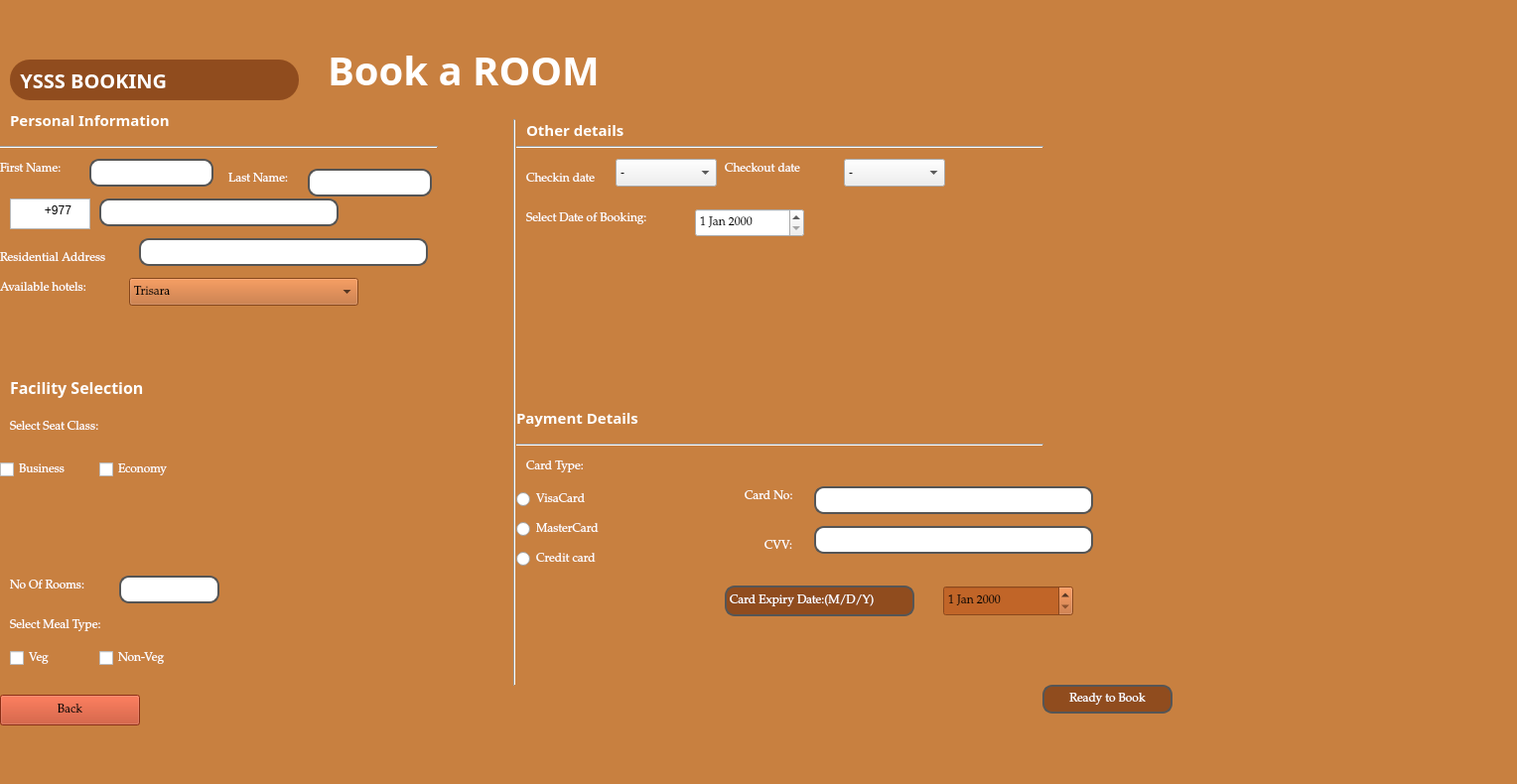
<?xml version="1.0" encoding="UTF-8"?>
<ui version="4.0">
 <class>NewWindow3</class>
 <widget class="QMainWindow" name="NewWindow3">
  <property name="geometry">
   <rect>
    <x>0</x>
    <y>0</y>
    <width>1528</width>
    <height>790</height>
   </rect>
  </property>
  <property name="windowTitle">
   <string>BOOKING ROOM</string>
  </property>
  <widget class="QWidget" name="centralwidget">
   <widget class="QLabel" name="label_9">
    <property name="geometry">
     <rect>
      <x>-20</x>
      <y>-10</y>
      <width>1551</width>
      <height>851</height>
     </rect>
    </property>
    <property name="styleSheet">
     <string notr="true">background-color: rgb(200, 128, 64);</string>
    </property>
    <property name="text">
     <string/>
    </property>
    <property name="scaledContents">
     <bool>true</bool>
    </property>
    <property name="textInteractionFlags">
     <set>Qt::TextInteractionFlag::NoTextInteraction</set>
    </property>
   </widget>
   <widget class="QPushButton" name="pushButton">
    <property name="geometry">
     <rect>
      <x>1050</x>
      <y>690</y>
      <width>131</width>
      <height>29</height>
     </rect>
    </property>
    <property name="font">
     <font>
      <family>Palatino Linotype</family>
     </font>
    </property>
    <property name="cursor">
     <cursorShape>PointingHandCursor</cursorShape>
    </property>
    <property name="styleSheet">
     <string notr="true">border: 2px solid #555;
color: rgb(255, 255, 255);
border-radius: 10px;
background-color: rgb(144, 76, 30);</string>
    </property>
    <property name="text">
     <string>Ready to Book</string>
    </property>
   </widget>
   <widget class="QPushButton" name="pushButton_2">
    <property name="geometry">
     <rect>
      <x>0</x>
      <y>700</y>
      <width>141</width>
      <height>31</height>
     </rect>
    </property>
    <property name="font">
     <font>
      <family>Palatino Linotype</family>
     </font>
    </property>
    <property name="cursor">
     <cursorShape>PointingHandCursor</cursorShape>
    </property>
    <property name="styleSheet">
     <string notr="true">background-color: rgb(194, 64, 30);
color: rgb(0, 0, 0);</string>
    </property>
    <property name="text">
     <string>Back</string>
    </property>
   </widget>
   <widget class="QComboBox" name="comboBox_2">
    <property name="geometry">
     <rect>
      <x>850</x>
      <y>160</y>
      <width>102</width>
      <height>28</height>
     </rect>
    </property>
    <item>
     <property name="text">
      <string>-</string>
     </property>
    </item>
    <item>
     <property name="text">
      <string>10</string>
     </property>
    </item>
    <item>
     <property name="text">
      <string>11</string>
     </property>
    </item>
    <item>
     <property name="text">
      <string>12</string>
     </property>
    </item>
    <item>
     <property name="text">
      <string>13</string>
     </property>
    </item>
    <item>
     <property name="text">
      <string>14</string>
     </property>
    </item>
    <item>
     <property name="text">
      <string>15</string>
     </property>
    </item>
    <item>
     <property name="text">
      <string>16</string>
     </property>
    </item>
    <item>
     <property name="text">
      <string>17</string>
     </property>
    </item>
    <item>
     <property name="text">
      <string>18</string>
     </property>
    </item>
    <item>
     <property name="text">
      <string>19</string>
     </property>
    </item>
   </widget>
   <widget class="QLabel" name="DCity">
    <property name="geometry">
     <rect>
      <x>730</x>
      <y>160</y>
      <width>101</width>
      <height>20</height>
     </rect>
    </property>
    <property name="font">
     <font>
      <family>Palatino Linotype</family>
     </font>
    </property>
    <property name="styleSheet">
     <string notr="true">color: rgb(255, 255, 255);</string>
    </property>
    <property name="text">
     <string>Checkout date</string>
    </property>
   </widget>
   <widget class="QLabel" name="label_18">
    <property name="geometry">
     <rect>
      <x>330</x>
      <y>40</y>
      <width>361</width>
      <height>61</height>
     </rect>
    </property>
    <property name="font">
     <font>
      <family>Lucida Bright</family>
      <pointsize>30</pointsize>
      <bold>true</bold>
     </font>
    </property>
    <property name="styleSheet">
     <string notr="true">color: rgb(255, 255, 255);</string>
    </property>
    <property name="text">
     <string>Book a ROOM</string>
    </property>
   </widget>
   <widget class="QLabel" name="label_19">
    <property name="geometry">
     <rect>
      <x>10</x>
      <y>90</y>
      <width>361</width>
      <height>61</height>
     </rect>
    </property>
    <property name="font">
     <font>
      <family>Lucida Bright</family>
      <pointsize>11</pointsize>
      <bold>true</bold>
      <underline>false</underline>
     </font>
    </property>
    <property name="styleSheet">
     <string notr="true">color: rgb(255, 255, 255);</string>
    </property>
    <property name="text">
     <string>Personal Information</string>
    </property>
   </widget>
   <widget class="Line" name="line">
    <property name="geometry">
     <rect>
      <x>0</x>
      <y>140</y>
      <width>441</width>
      <height>16</height>
     </rect>
    </property>
    <property name="orientation">
     <enum>Qt::Orientation::Horizontal</enum>
    </property>
   </widget>
   <widget class="QLabel" name="label_20">
    <property name="geometry">
     <rect>
      <x>10</x>
      <y>360</y>
      <width>361</width>
      <height>61</height>
     </rect>
    </property>
    <property name="font">
     <font>
      <family>Lucida Bright</family>
      <pointsize>12</pointsize>
      <bold>true</bold>
      <underline>false</underline>
     </font>
    </property>
    <property name="styleSheet">
     <string notr="true">color: rgb(255, 255, 255);</string>
    </property>
    <property name="text">
     <string>Facility Selection</string>
    </property>
   </widget>
   <widget class="QLabel" name="label_21">
    <property name="geometry">
     <rect>
      <x>530</x>
      <y>210</y>
      <width>181</width>
      <height>20</height>
     </rect>
    </property>
    <property name="font">
     <font>
      <family>Palatino Linotype</family>
     </font>
    </property>
    <property name="styleSheet">
     <string notr="true">color: rgb(255, 255, 255);</string>
    </property>
    <property name="text">
     <string>Select Date of Booking:</string>
    </property>
   </widget>
   <widget class="Line" name="line_3">
    <property name="geometry">
     <rect>
      <x>520</x>
      <y>140</y>
      <width>531</width>
      <height>16</height>
     </rect>
    </property>
    <property name="orientation">
     <enum>Qt::Orientation::Horizontal</enum>
    </property>
   </widget>
   <widget class="Line" name="line_4">
    <property name="geometry">
     <rect>
      <x>520</x>
      <y>440</y>
      <width>531</width>
      <height>16</height>
     </rect>
    </property>
    <property name="orientation">
     <enum>Qt::Orientation::Horizontal</enum>
    </property>
   </widget>
   <widget class="Line" name="line_5">
    <property name="geometry">
     <rect>
      <x>510</x>
      <y>120</y>
      <width>16</width>
      <height>571</height>
     </rect>
    </property>
    <property name="orientation">
     <enum>Qt::Orientation::Vertical</enum>
    </property>
   </widget>
   <widget class="QLabel" name="label_22">
    <property name="geometry">
     <rect>
      <x>530</x>
      <y>100</y>
      <width>361</width>
      <height>61</height>
     </rect>
    </property>
    <property name="font">
     <font>
      <family>Lucida Bright</family>
      <pointsize>11</pointsize>
      <bold>true</bold>
      <underline>false</underline>
     </font>
    </property>
    <property name="styleSheet">
     <string notr="true">color: rgb(255, 255, 255);</string>
    </property>
    <property name="text">
     <string>Other details</string>
    </property>
   </widget>
   <widget class="QLabel" name="label_23">
    <property name="geometry">
     <rect>
      <x>520</x>
      <y>390</y>
      <width>361</width>
      <height>61</height>
     </rect>
    </property>
    <property name="font">
     <font>
      <family>Lucida Bright</family>
      <pointsize>11</pointsize>
      <bold>true</bold>
      <underline>false</underline>
     </font>
    </property>
    <property name="styleSheet">
     <string notr="true">color: rgb(255, 255, 255);</string>
    </property>
    <property name="text">
     <string>Payment Details</string>
    </property>
   </widget>
   <widget class="QDateEdit" name="dateEdit_2">
    <property name="geometry">
     <rect>
      <x>700</x>
      <y>210</y>
      <width>110</width>
      <height>29</height>
     </rect>
    </property>
    <property name="font">
     <font>
      <family>Palatino Linotype</family>
     </font>
    </property>
   </widget>
   <widget class="QLabel" name="FName">
    <property name="geometry">
     <rect>
      <x>0</x>
      <y>160</y>
      <width>81</width>
      <height>20</height>
     </rect>
    </property>
    <property name="font">
     <font>
      <family>Palatino Linotype</family>
     </font>
    </property>
    <property name="styleSheet">
     <string notr="true">color: rgb(255, 255, 255);</string>
    </property>
    <property name="text">
     <string>First Name:</string>
    </property>
   </widget>
   <widget class="QLineEdit" name="lineEdit_2">
    <property name="geometry">
     <rect>
      <x>310</x>
      <y>170</y>
      <width>125</width>
      <height>28</height>
     </rect>
    </property>
    <property name="font">
     <font>
      <family>Palatino Linotype</family>
     </font>
    </property>
    <property name="styleSheet">
     <string notr="true">border: 2px solid #555;
color: rgb(255, 255, 255);

border-radius: 10px;</string>
    </property>
    <property name="placeholderText">
     <string>Enter Surname</string>
    </property>
   </widget>
   <widget class="QLabel" name="LName">
    <property name="geometry">
     <rect>
      <x>230</x>
      <y>170</y>
      <width>73</width>
      <height>20</height>
     </rect>
    </property>
    <property name="font">
     <font>
      <family>Palatino Linotype</family>
     </font>
    </property>
    <property name="styleSheet">
     <string notr="true">color: rgb(255, 255, 255);
</string>
    </property>
    <property name="text">
     <string>Last Name:</string>
    </property>
   </widget>
   <widget class="QLineEdit" name="lineEdit_3">
    <property name="geometry">
     <rect>
      <x>100</x>
      <y>200</y>
      <width>241</width>
      <height>28</height>
     </rect>
    </property>
    <property name="font">
     <font>
      <family>Palatino Linotype</family>
     </font>
    </property>
    <property name="styleSheet">
     <string notr="true">
color: rgb(255, 255, 255);
border: 2px solid #555;
border-radius: 10px;</string>
    </property>
    <property name="placeholderText">
     <string>Enter Phone Number</string>
    </property>
   </widget>
   <widget class="QLabel" name="Address">
    <property name="geometry">
     <rect>
      <x>0</x>
      <y>250</y>
      <width>141</width>
      <height>20</height>
     </rect>
    </property>
    <property name="font">
     <font>
      <family>Palatino Linotype</family>
     </font>
    </property>
    <property name="styleSheet">
     <string notr="true">color: rgb(255, 255, 255);</string>
    </property>
    <property name="text">
     <string>Residential Address</string>
    </property>
   </widget>
   <widget class="QLineEdit" name="lineEdit_4">
    <property name="geometry">
     <rect>
      <x>140</x>
      <y>240</y>
      <width>291</width>
      <height>28</height>
     </rect>
    </property>
    <property name="font">
     <font>
      <family>Palatino Linotype</family>
     </font>
    </property>
    <property name="styleSheet">
     <string notr="true">
color: rgb(255, 255, 255);
border: 2px solid #555;
border-radius: 10px;</string>
    </property>
    <property name="placeholderText">
     <string>Enter Home Address</string>
    </property>
   </widget>
   <widget class="QLabel" name="label">
    <property name="geometry">
     <rect>
      <x>10</x>
      <y>580</y>
      <width>101</width>
      <height>20</height>
     </rect>
    </property>
    <property name="font">
     <font>
      <family>Palatino Linotype</family>
     </font>
    </property>
    <property name="styleSheet">
     <string notr="true">color: rgb(255, 255, 255);</string>
    </property>
    <property name="text">
     <string>No Of Rooms:</string>
    </property>
   </widget>
   <widget class="QLineEdit" name="lineEdit_6">
    <property name="geometry">
     <rect>
      <x>120</x>
      <y>580</y>
      <width>101</width>
      <height>28</height>
     </rect>
    </property>
    <property name="styleSheet">
     <string notr="true">
color: rgb(255, 255, 255);
border: 2px solid #555;
border-radius: 10px;</string>
    </property>
    <property name="placeholderText">
     <string>Seats</string>
    </property>
   </widget>
   <widget class="QLabel" name="label_4">
    <property name="geometry">
     <rect>
      <x>0</x>
      <y>280</y>
      <width>112</width>
      <height>20</height>
     </rect>
    </property>
    <property name="font">
     <font>
      <family>Palatino Linotype</family>
     </font>
    </property>
    <property name="styleSheet">
     <string notr="true">color: rgb(255, 255, 255);</string>
    </property>
    <property name="text">
     <string>Available hotels:</string>
    </property>
   </widget>
   <widget class="QComboBox" name="comboBox">
    <property name="geometry">
     <rect>
      <x>130</x>
      <y>280</y>
      <width>231</width>
      <height>28</height>
     </rect>
    </property>
    <property name="font">
     <font>
      <family>Palatino Linotype</family>
     </font>
    </property>
    <property name="styleSheet">
     <string notr="true">background-color: rgb(189, 99, 39);
color: rgb(0, 0, 0);</string>
    </property>
    <item>
     <property name="text">
      <string>Trisara</string>
     </property>
    </item>
    <item>
     <property name="text">
      <string>Seaview</string>
     </property>
    </item>
    <item>
     <property name="text">
      <string>Everest</string>
     </property>
    </item>
   </widget>
   <widget class="QLineEdit" name="lineEdit">
    <property name="geometry">
     <rect>
      <x>90</x>
      <y>160</y>
      <width>125</width>
      <height>28</height>
     </rect>
    </property>
    <property name="font">
     <font>
      <family>Palatino Linotype</family>
     </font>
    </property>
    <property name="styleSheet">
     <string notr="true">
color: rgb(255, 255, 255);

border: 2px solid #555;
border-radius: 10px;</string>
    </property>
    <property name="placeholderText">
     <string>Enter Forename</string>
    </property>
   </widget>
   <widget class="QLabel" name="CCity">
    <property name="geometry">
     <rect>
      <x>530</x>
      <y>170</y>
      <width>91</width>
      <height>20</height>
     </rect>
    </property>
    <property name="font">
     <font>
      <family>Palatino Linotype</family>
     </font>
    </property>
    <property name="styleSheet">
     <string notr="true">color: rgb(255, 255, 255);</string>
    </property>
    <property name="text">
     <string>Checkin date</string>
    </property>
   </widget>
   <widget class="QComboBox" name="comboBox_3">
    <property name="geometry">
     <rect>
      <x>620</x>
      <y>160</y>
      <width>102</width>
      <height>28</height>
     </rect>
    </property>
    <item>
     <property name="text">
      <string>-</string>
     </property>
    </item>
    <item>
     <property name="text">
      <string>10</string>
     </property>
    </item>
    <item>
     <property name="text">
      <string>11</string>
     </property>
    </item>
    <item>
     <property name="text">
      <string>12</string>
     </property>
    </item>
    <item>
     <property name="text">
      <string>13</string>
     </property>
    </item>
    <item>
     <property name="text">
      <string>14</string>
     </property>
    </item>
    <item>
     <property name="text">
      <string>15</string>
     </property>
    </item>
    <item>
     <property name="text">
      <string>16</string>
     </property>
    </item>
    <item>
     <property name="text">
      <string>17</string>
     </property>
    </item>
    <item>
     <property name="text">
      <string>18</string>
     </property>
    </item>
    <item>
     <property name="text">
      <string>19</string>
     </property>
    </item>
   </widget>
   <widget class="QLabel" name="label_5">
    <property name="geometry">
     <rect>
      <x>530</x>
      <y>460</y>
      <width>69</width>
      <height>20</height>
     </rect>
    </property>
    <property name="font">
     <font>
      <family>Palatino Linotype</family>
     </font>
    </property>
    <property name="styleSheet">
     <string notr="true">color: rgb(255, 255, 255);</string>
    </property>
    <property name="text">
     <string>Card Type:</string>
    </property>
   </widget>
   <widget class="QRadioButton" name="radioButton">
    <property name="geometry">
     <rect>
      <x>520</x>
      <y>490</y>
      <width>131</width>
      <height>26</height>
     </rect>
    </property>
    <property name="font">
     <font>
      <family>Palatino Linotype</family>
     </font>
    </property>
    <property name="styleSheet">
     <string notr="true">color: rgb(255, 255, 255);</string>
    </property>
    <property name="text">
     <string>VisaCard</string>
    </property>
    <property name="iconSize">
     <size>
      <width>30</width>
      <height>100</height>
     </size>
    </property>
   </widget>
   <widget class="QRadioButton" name="radioButton_3">
    <property name="geometry">
     <rect>
      <x>520</x>
      <y>550</y>
      <width>118</width>
      <height>26</height>
     </rect>
    </property>
    <property name="font">
     <font>
      <family>Palatino Linotype</family>
     </font>
    </property>
    <property name="styleSheet">
     <string notr="true">color: rgb(255, 255, 255);</string>
    </property>
    <property name="text">
     <string>Credit card</string>
    </property>
    <property name="iconSize">
     <size>
      <width>30</width>
      <height>20</height>
     </size>
    </property>
   </widget>
   <widget class="QRadioButton" name="radioButton_2">
    <property name="geometry">
     <rect>
      <x>520</x>
      <y>520</y>
      <width>151</width>
      <height>26</height>
     </rect>
    </property>
    <property name="font">
     <font>
      <family>Palatino Linotype</family>
     </font>
    </property>
    <property name="styleSheet">
     <string notr="true">color: rgb(255, 255, 255);</string>
    </property>
    <property name="text">
     <string>MasterCard</string>
    </property>
    <property name="iconSize">
     <size>
      <width>30</width>
      <height>20</height>
     </size>
    </property>
   </widget>
   <widget class="QLabel" name="label_6">
    <property name="geometry">
     <rect>
      <x>750</x>
      <y>490</y>
      <width>58</width>
      <height>20</height>
     </rect>
    </property>
    <property name="font">
     <font>
      <family>Palatino Linotype</family>
     </font>
    </property>
    <property name="styleSheet">
     <string notr="true">color: rgb(255, 255, 255);</string>
    </property>
    <property name="text">
     <string>Card No:</string>
    </property>
   </widget>
   <widget class="QLineEdit" name="lineEdit_5">
    <property name="geometry">
     <rect>
      <x>820</x>
      <y>490</y>
      <width>281</width>
      <height>28</height>
     </rect>
    </property>
    <property name="font">
     <font>
      <family>Palatino Linotype</family>
     </font>
    </property>
    <property name="styleSheet">
     <string notr="true">
color: rgb(255, 255, 255);
border: 2px solid #555;
border-radius: 10px;</string>
    </property>
    <property name="placeholderText">
     <string>Enter Card Number</string>
    </property>
   </widget>
   <widget class="QLabel" name="label_7">
    <property name="geometry">
     <rect>
      <x>770</x>
      <y>540</y>
      <width>41</width>
      <height>20</height>
     </rect>
    </property>
    <property name="font">
     <font>
      <family>Palatino Linotype</family>
     </font>
    </property>
    <property name="styleSheet">
     <string notr="true">color: rgb(255, 255, 255);</string>
    </property>
    <property name="text">
     <string>CVV:</string>
    </property>
   </widget>
   <widget class="QLineEdit" name="lineEdit_7">
    <property name="geometry">
     <rect>
      <x>820</x>
      <y>530</y>
      <width>281</width>
      <height>28</height>
     </rect>
    </property>
    <property name="font">
     <font>
      <family>Palatino Linotype</family>
     </font>
    </property>
    <property name="styleSheet">
     <string notr="true">
color: rgb(255, 255, 255);
border: 2px solid #555;
border-radius: 10px;</string>
    </property>
    <property name="placeholderText">
     <string>Enter CVV</string>
    </property>
   </widget>
   <widget class="QLabel" name="label_8">
    <property name="geometry">
     <rect>
      <x>730</x>
      <y>590</y>
      <width>191</width>
      <height>31</height>
     </rect>
    </property>
    <property name="font">
     <font>
      <family>Palatino Linotype</family>
     </font>
    </property>
    <property name="styleSheet">
     <string notr="true">color: rgb(255, 255, 255);
background-color: rgb(144, 76, 30);
border: 2px solid #555;
border-radius: 10px;</string>
    </property>
    <property name="text">
     <string>Card Expiry Date:(M/D/Y)</string>
    </property>
   </widget>
   <widget class="QDateEdit" name="dateEdit">
    <property name="geometry">
     <rect>
      <x>950</x>
      <y>590</y>
      <width>131</width>
      <height>31</height>
     </rect>
    </property>
    <property name="font">
     <font>
      <family>Palatino Linotype</family>
     </font>
    </property>
    <property name="styleSheet">
     <string notr="true">background-color: rgb(193, 101, 40);</string>
    </property>
   </widget>
   <widget class="QCheckBox" name="checkBox_3">
    <property name="geometry">
     <rect>
      <x>0</x>
      <y>460</y>
      <width>84</width>
      <height>26</height>
     </rect>
    </property>
    <property name="font">
     <font>
      <family>Palatino Linotype</family>
     </font>
    </property>
    <property name="styleSheet">
     <string notr="true">color: rgb(255, 255, 255);</string>
    </property>
    <property name="text">
     <string>Business</string>
    </property>
   </widget>
   <widget class="QLabel" name="label_3">
    <property name="geometry">
     <rect>
      <x>10</x>
      <y>420</y>
      <width>113</width>
      <height>20</height>
     </rect>
    </property>
    <property name="font">
     <font>
      <family>Palatino Linotype</family>
     </font>
    </property>
    <property name="styleSheet">
     <string notr="true">color: rgb(255, 255, 255);</string>
    </property>
    <property name="text">
     <string>Select Seat Class:</string>
    </property>
   </widget>
   <widget class="QCheckBox" name="checkBox_4">
    <property name="geometry">
     <rect>
      <x>100</x>
      <y>460</y>
      <width>90</width>
      <height>26</height>
     </rect>
    </property>
    <property name="font">
     <font>
      <family>Palatino Linotype</family>
     </font>
    </property>
    <property name="styleSheet">
     <string notr="true">color: rgb(255, 255, 255);</string>
    </property>
    <property name="text">
     <string>Economy</string>
    </property>
   </widget>
   <widget class="QCheckBox" name="checkBox_2">
    <property name="geometry">
     <rect>
      <x>100</x>
      <y>650</y>
      <width>88</width>
      <height>26</height>
     </rect>
    </property>
    <property name="font">
     <font>
      <family>Palatino Linotype</family>
     </font>
    </property>
    <property name="styleSheet">
     <string notr="true">color: rgb(255, 255, 255);</string>
    </property>
    <property name="text">
     <string>Non-Veg</string>
    </property>
   </widget>
   <widget class="QLabel" name="label_2">
    <property name="geometry">
     <rect>
      <x>10</x>
      <y>620</y>
      <width>115</width>
      <height>20</height>
     </rect>
    </property>
    <property name="font">
     <font>
      <family>Palatino Linotype</family>
     </font>
    </property>
    <property name="styleSheet">
     <string notr="true">color: rgb(255, 255, 255);</string>
    </property>
    <property name="text">
     <string>Select Meal Type:</string>
    </property>
   </widget>
   <widget class="QCheckBox" name="checkBox">
    <property name="geometry">
     <rect>
      <x>10</x>
      <y>650</y>
      <width>54</width>
      <height>26</height>
     </rect>
    </property>
    <property name="font">
     <font>
      <family>Palatino Linotype</family>
     </font>
    </property>
    <property name="styleSheet">
     <string notr="true">color: rgb(255, 255, 255);</string>
    </property>
    <property name="text">
     <string>Veg</string>
    </property>
   </widget>
   <widget class="QTextBrowser" name="textBrowser">
    <property name="geometry">
     <rect>
      <x>10</x>
      <y>200</y>
      <width>81</width>
      <height>31</height>
     </rect>
    </property>
    <property name="html">
     <string>&lt;!DOCTYPE HTML PUBLIC &quot;-//W3C//DTD HTML 4.0//EN&quot; &quot;http://www.w3.org/TR/REC-html40/strict.dtd&quot;&gt;
&lt;html&gt;&lt;head&gt;&lt;meta name=&quot;qrichtext&quot; content=&quot;1&quot; /&gt;&lt;meta charset=&quot;utf-8&quot; /&gt;&lt;style type=&quot;text/css&quot;&gt;
p, li { white-space: pre-wrap; }
hr { height: 1px; border-width: 0; }
li.unchecked::marker { content: &quot;\2610&quot;; }
li.checked::marker { content: &quot;\2612&quot;; }
&lt;/style&gt;&lt;/head&gt;&lt;body style=&quot; font-family:'Segoe UI'; font-size:9pt; font-weight:400; font-style:normal;&quot;&gt;
&lt;p style=&quot; margin-top:0px; margin-bottom:0px; margin-left:0px; margin-right:0px; -qt-block-indent:0; text-indent:0px;&quot;&gt;         +977&lt;/p&gt;&lt;/body&gt;&lt;/html&gt;</string>
    </property>
   </widget>
   <widget class="QLabel" name="label_29">
    <property name="geometry">
     <rect>
      <x>10</x>
      <y>60</y>
      <width>291</width>
      <height>41</height>
     </rect>
    </property>
    <property name="font">
     <font>
      <family>Lucida Bright</family>
      <pointsize>15</pointsize>
      <bold>true</bold>
     </font>
    </property>
    <property name="styleSheet">
     <string notr="true">color: rgb(255, 255, 255);
background-color: rgb(144, 76, 30);
border: 2px ;
border-radius: 20px;</string>
    </property>
    <property name="text">
     <string>  YSSS BOOKING</string>
    </property>
   </widget>
   <zorder>label_9</zorder>
   <zorder>pushButton</zorder>
   <zorder>pushButton_2</zorder>
   <zorder>label_18</zorder>
   <zorder>label_19</zorder>
   <zorder>line</zorder>
   <zorder>line_3</zorder>
   <zorder>line_4</zorder>
   <zorder>line_5</zorder>
   <zorder>label_22</zorder>
   <zorder>label_23</zorder>
   <zorder>lineEdit</zorder>
   <zorder>FName</zorder>
   <zorder>lineEdit_2</zorder>
   <zorder>LName</zorder>
   <zorder>lineEdit_3</zorder>
   <zorder>lineEdit_4</zorder>
   <zorder>lineEdit_6</zorder>
   <zorder>label</zorder>
   <zorder>Address</zorder>
   <zorder>comboBox</zorder>
   <zorder>label_4</zorder>
   <zorder>lineEdit_5</zorder>
   <zorder>radioButton_3</zorder>
   <zorder>radioButton_2</zorder>
   <zorder>label_8</zorder>
   <zorder>label_6</zorder>
   <zorder>dateEdit_2</zorder>
   <zorder>CCity</zorder>
   <zorder>label_5</zorder>
   <zorder>label_7</zorder>
   <zorder>comboBox_3</zorder>
   <zorder>dateEdit</zorder>
   <zorder>DCity</zorder>
   <zorder>lineEdit_7</zorder>
   <zorder>label_21</zorder>
   <zorder>comboBox_2</zorder>
   <zorder>radioButton</zorder>
   <zorder>checkBox_3</zorder>
   <zorder>checkBox_4</zorder>
   <zorder>label_20</zorder>
   <zorder>checkBox</zorder>
   <zorder>checkBox_2</zorder>
   <zorder>label_3</zorder>
   <zorder>label_2</zorder>
   <zorder>textBrowser</zorder>
   <zorder>label_29</zorder>
  </widget>
 </widget>
 <resources/>
 <connections/>
</ui>
